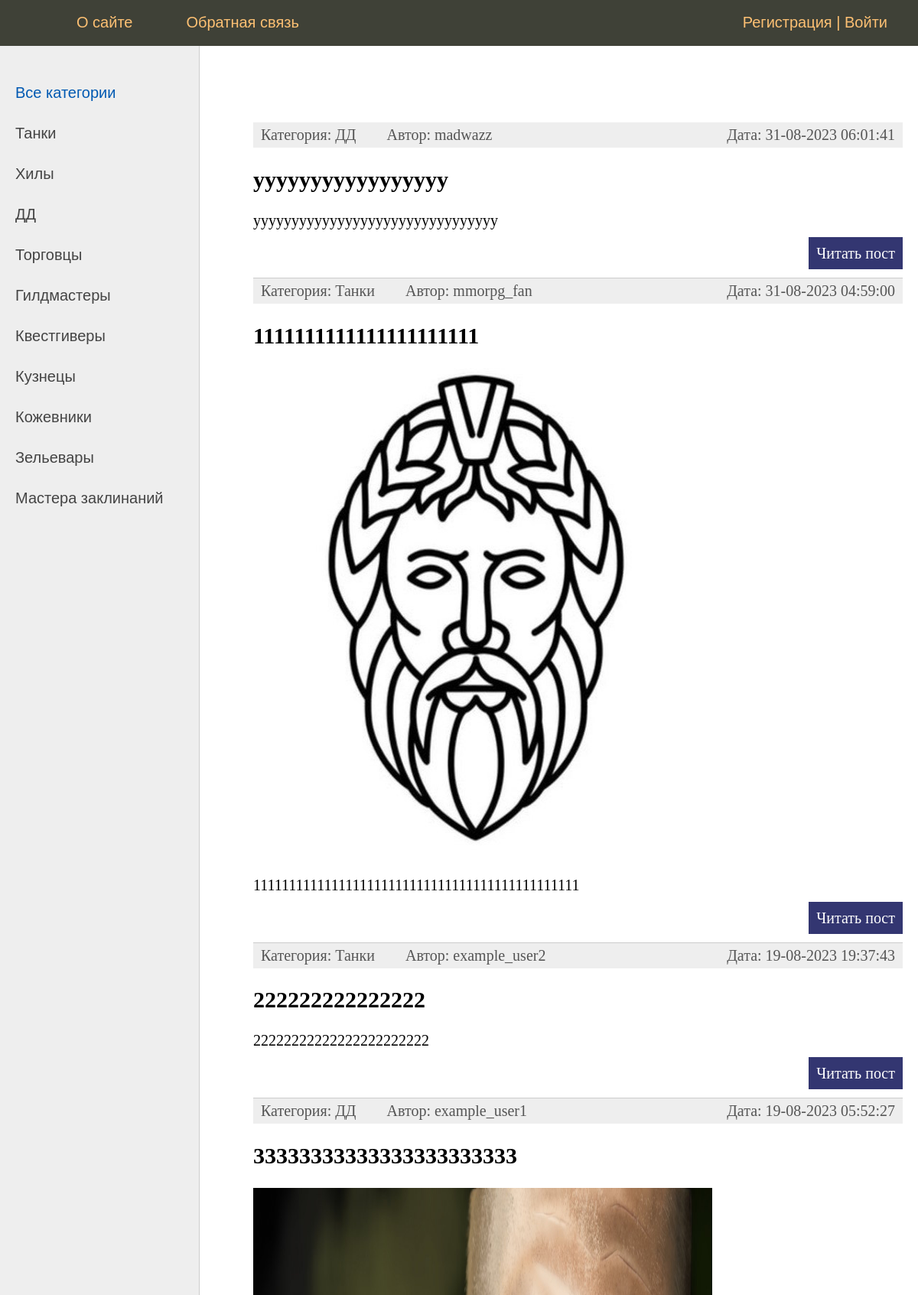
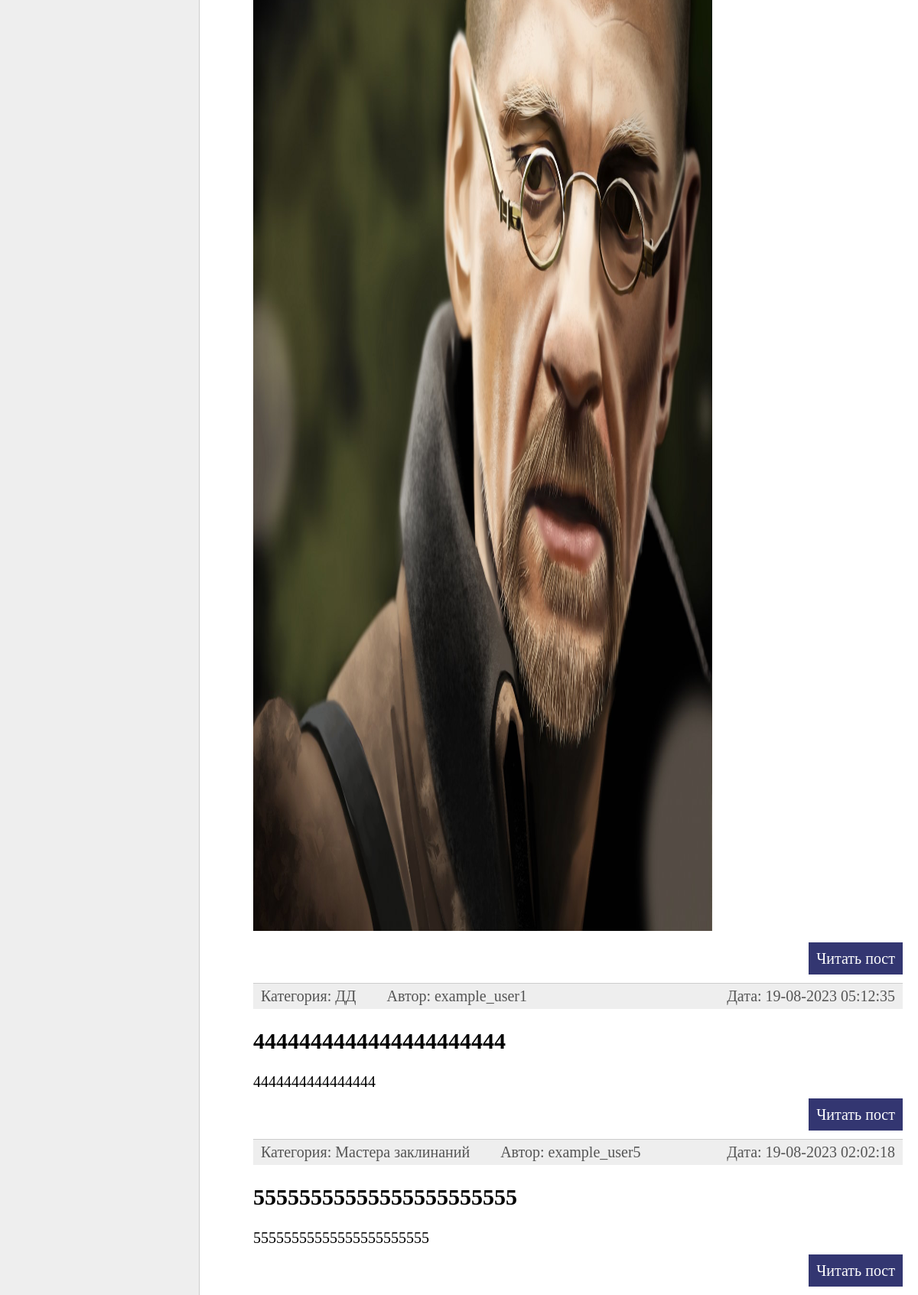
The page / (upper part) on the database its author committed (2 pictures, top to bottom).
### bulletinboard/models.py (models this page shows, shortened)
class Category(models.Model):
    name = models.CharField(max_length=100, db_index=True, verbose_name='Категория')
    slug = models.SlugField(max_length=255, unique=True, db_index=True, verbose_name='URL')
    def __str__(self):
        return self.name
    def get_absolute_url(self):
        return reverse('category', kwargs={'cat_slug': self.slug})
    class Meta:
        verbose_name = 'Категория'
        verbose_name_plural = 'Категории'
        ordering = ['id']

class Post(models.Model):
    author = models.ForeignKey(Author, on_delete=models.CASCADE, verbose_name='Автор')
    category = models.ForeignKey('Category', models.CASCADE, verbose_name='Категория')
    creation_time = models.DateTimeField(auto_now_add=True, verbose_name='Время создания')
    title = models.CharField(max_length=255, blank=False, verbose_name='Заголовок')
    body = RichTextUploadingField(verbose_name='Содержание')
    def get_absolute_url(self):
        return reverse('post', kwargs={'post_id': self.pk})
    class Meta:
        verbose_name = 'Объявление'
        verbose_name_plural = 'Объявления'
        ordering = ['-creation_time', 'title']

class Author(models.Model):
    user = models.OneToOneField(User, on_delete=models.CASCADE)
    def __str__(self):
        return self.user.username
    class Meta:
        verbose_name = 'Автор'
        verbose_name_plural = 'Авторы'
        ordering = ['id']

### bulletinboard/views.py (the view)
# urls.py: path('', PostList.as_view(), name='home'),
class PostList(DataMixin, ListView):
    model = Post
    template_name = 'bulletinboard/index.html'
    context_object_name = 'posts'
    def get_context_data(self, *, object_list=None, **kwargs):
        context = super().get_context_data(**kwargs)
        c_def = self.get_user_context(title='Главная страница')
        return context | c_def

### bulletinboard/templatetags/bulletinboard_tags.py (called while the page is built)
@register.inclusion_tag('bulletinboard/list_categories.html')
def show_categories(cat_selected=0):
    cats = Category.objects.all()
    return {'cats': cats, 'cat_selected': cat_selected}

### bulletinboard/utils.py (called while the page is built)
    def get_user_context(self, **kwargs):
        context = kwargs
        cats = Category.objects.annotate(Count('post'))
        user_menu = menu.copy()
        if not self.request.user.is_authenticated:
            user_menu.pop(2)
            user_menu.pop(2)
        context['menu'] = user_menu
        context['cats'] = cats
        if 'cat_selected' not in context:
            context['cat_selected'] = 0
        return context

### bulletinboard/templates/bulletinboard/index.html (shortened to what this page needs)
{% extends 'bulletinboard/default.html' %}
{% block content %}
<ul class="list-articles">
	{% for p in posts %}
		<li><div class="article-panel">
			<p class="first">Категория: {{p.category}}&nbsp;&nbsp;&nbsp;&nbsp;&nbsp;&nbsp;&nbsp;&nbsp;Автор: {{p.author}}</p>
			<p class="last">Дата: {{p.creation_time|date:"d-m-Y H:i:s"}}</p>
		</div>
			<h2>{{p.title}}</h2>
				{% autoescape off %}
					{{p.body|truncatewords:20}}
				{% endautoescape %}
			<p class="link-read-post"><a href="{{ p.get_absolute_url }}">Читать пост</a></p>
			</li>
	{% endfor %}
</ul>
{% endblock %}

### bulletinboard/templates/bulletinboard/default.html (shortened to what this page needs)
{% load static %}
{% load bulletinboard_tags %}
<!DOCTYPE html>
<html>
<head>
	<link type="text/css" href="{% static 'bulletinboard/css/styles.css' %}" rel="stylesheet" />
</head>
<body>
<table class="table-page" border=0 cellpadding="0" cellspacing="0">
<tr><td valign=top>
{% block mainmenu %}
		<div class="header">
			<ul id="mainmenu" class="mainmenu">
			<li class="logo"><a href="{% url 'home' %}"><div class="logo"></div></a></li>
			{% for m in menu %}
						<li><a href="{% url m.url_name %}">{{m.title}}</a></li>
			{% endfor %}
				{% if request.user.is_authenticated %}
				<li class="last"> {{user.username}} | <a href="{% url 'logout' %}">Выйти</a></li>
				{% else %}
				<li class="last"><a href="{% url 'register' %}">Регистрация</a> | <a href="{% url 'login' %}">Войти</a></li>
				{% endif %}
			</ul>
		</div>
{% endblock mainmenu %}
<table class="table-content" border=0 cellpadding="0" cellspacing="0">
<tr>
	<td valign="top" class="left-chapters">
	<ul id="leftchapters">
		{% if cat_selected == 0 %}
		<li class="selected">Все категории</li>
		{% else %}
		<li><a href ="{% url 'home' %}">Все категории</a></li>
		{% endif %}
		{% show_categories cat_selected%}
	</ul>
</td>
<td valign="top" class="content">
	<div class="content-text">
{% block content %}
{% endblock %}
	</div>
</td></tr></table>
</td></tr>
</table>
</body>
</html>

### bulletinboard/templates/bulletinboard/list_categories.html
{% for c in cats %}
    {% if c.pk == cat_selected %}
        <li class="selected">{{c.name}}</li>
    {% else %}
        <li><a href="{{ c.get_absolute_url }}">{{c.name}}</a></li>
    {% endif %}
{% endfor %}

### bulletinboard/static/bulletinboard/css/styles.css (style rules this page uses)
html, body { font-family: 'Arial'; margin: 0; padding: 0; height: 100%; width: 100%; color: #444; }
a { color: #0059b2; text-decoration: none; }
img { max-width: 600px; height: auto; }
p.link-read-post { text-align: right; }
p.link-read-post a { padding: 10px; min-width: 100px; background: #333671; color: #fff; text-decoration: none; }
div.article-panel { background: #eee; padding: 5px 10px 5px 10px; box-sizing: border-box; overflow: hidden; color: #555; }
div.article-panel p.first { margin: 0; float: left; }
div.article-panel p.last { margin: 0; float: right; }
ul.list-articles { list-style: none; margin: 0; padding: 0; }
ul.list-articles li { border-bottom: 1px solid #ccc; }
.table-page { width: 100%; height: 100%; vertical-align: top; }
.table-page tr { height: 100%; }
.header { background: #3F4137; height: 60px; }
.logo { background: url('../images/logo.png') no-repeat 10px 5px; width: 70px; height: 60px; }
ul.mainmenu { list-style: none; margin: 0; padding: 0; height: 60px; color: #fdc073; font-size: 20px; overflow: hidden; }
ul.mainmenu li { float: left; margin: 18px 40px 0 30px; }
ul.mainmenu li.logo { margin: 0; }
ul.mainmenu li.last { float: right; }
ul.mainmenu li a { color: #fdc073; text-decoration: none; }
.table-content { width: 100%; min-height: 100%; height: 100%; }
.left-chapters { margin: 0; background: #eee; border-right: 1px solid #ccc; min-height: 100%; }
.left-chapters ul { width: 230px; min-height: 100%; margin: 0; padding: 20px 10px 10px 20px; list-style: none; font-size: 20px; }
.left-chapters ul li { margin: 30px 0 0 0; color: #999; }
.left-chapters ul li.selected { color: #0059b2; }
.left-chapters ul li a { color: #444; text-decoration: none; }
.content { padding: 40px 20px 20px 40px; width: 100%; box-sizing: border-box; }
.content-text { margin: 60px 0 0 30px; color: #000; font-size: 20px; font-family: Yandex Sans Display Light; }

### rows shown on the page
Category: name "Танки"
Category: name "Хилы"
Category: name "ДД"
Category: name "Торговцы"
Category: name "Гилдмастеры"
Category: name "Квестгиверы"
Category: name "Кузнецы"
Category: name "Кожевники"
Category: name "Зельевары"
Category: name "Мастера заклинаний"
Post: category "ДД", author "madwazz", creation_time "31-08-2023 06:01:41", title "yyyyyyyyyyyyyyyyy", body "yyyyyyyyyyyyyyyyyyyyyyyyyyyyyyyy"
Post: category "Танки", author "mmorpg_fan", creation_time "31-08-2023 04:59:00", title "1111111111111111111111", body (picture), body "1111111111111111111111111111111111111111111111"
Post: category "Танки", author "example_user2", creation_time "19-08-2023 19:37:43", title "222222222222222", body "22222222222222222222222"
Post: category "ДД", author "example_user1", creation_time "19-08-2023 05:52:27", title "33333333333333333333333", body (picture)
Post: category "ДД", author "example_user1", creation_time "19-08-2023 05:12:35", title "4444444444444444444444", body "4444444444444444"
Post: category "Мастера заклинаний", author "example_user5", creation_time "19-08-2023 02:02:18", title "55555555555555555555555", body "55555555555555555555555"

### other values the page prints
{{ m.title }} "О сайте" "Обратная связь"
